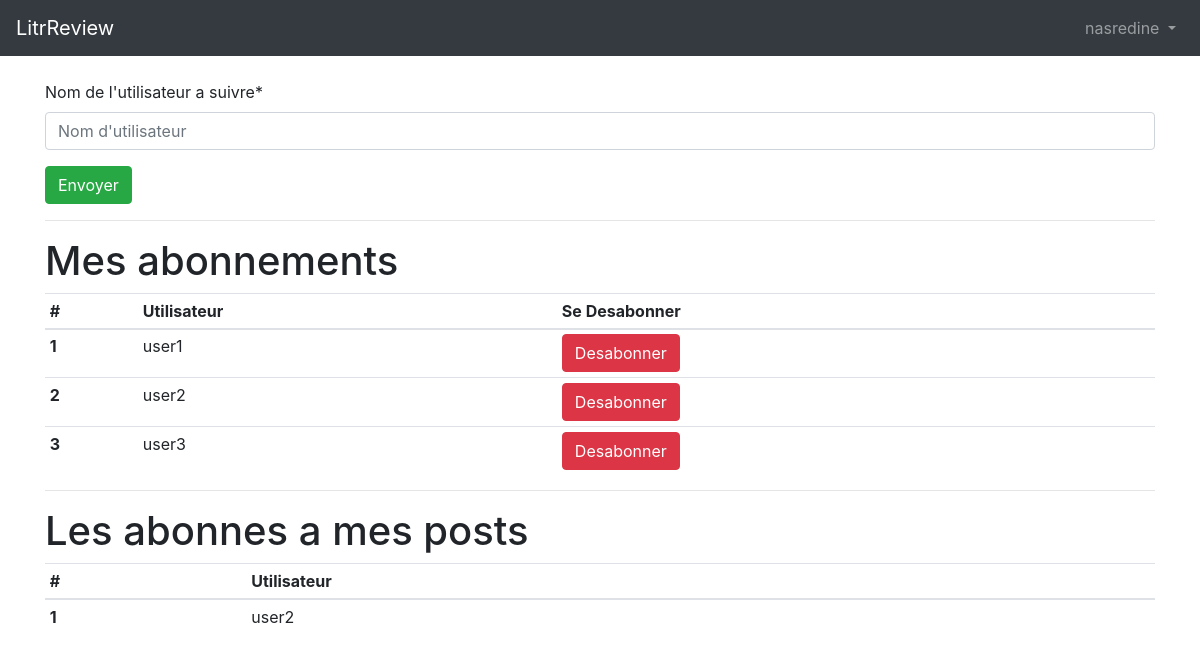
/users/follow (signed in), run on an earlier commit of the app's database.
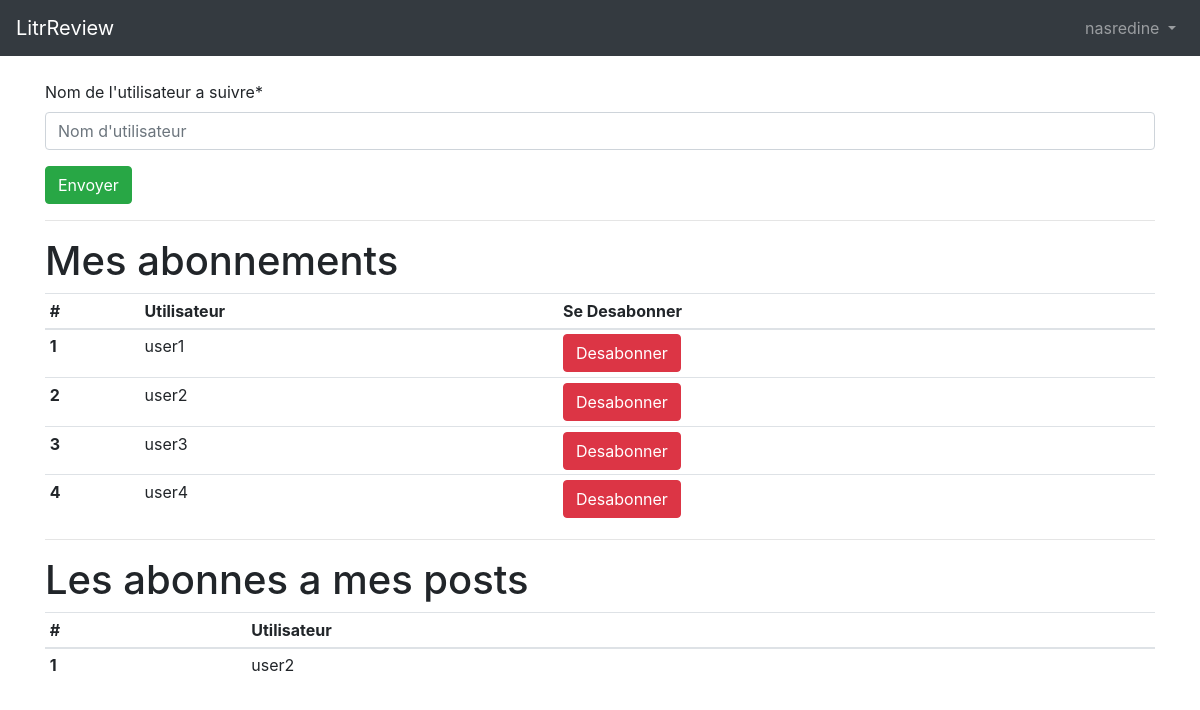
And on a later commit of the database.
### users/models.py (models this page shows, shortened)
class CustomUser(AbstractUser):
    age = models.PositiveIntegerField(null=True, blank=True)

class UserFollows(models.Model):
    user = models.ForeignKey(
        get_user_model(),
        on_delete=models.CASCADE,
        related_name='following')
    followed_user = models.ForeignKey(
        get_user_model(),
        on_delete=models.CASCADE,
        related_name='followed_by')
    class Meta:
        unique_together = ['user', 'followed_user']

### users/views.py (the view, shortened to what this page needs)
# urls.py: path('follow', FollowCreateView.as_view(), name='follow'),
class FollowCreateView(LoginRequiredMixin, FormView):
    model = UserFollows
    login_url = 'login'
    context = {}
    form_class = FollowerForm
    template_name = "follow_user_list.html"
    success_url = reverse_lazy('follow')
    def get_context_data(self, **kwargs):
        self.context = super().get_context_data(**kwargs)
        self.context['username'] = CustomUser.objects.all()
        self.context['follow_user'] = self.model.objects.filter(
            user=self.request.user)
        self.context['followed_by'] = self.model.objects.filter(
            followed_user=self.request.user)
        return self.context

### users/forms.py
class FollowerForm(forms.Form):
    follower = forms.CharField(max_length=200, label="Nom de l'utilisateur a suivre", widget=forms.TextInput(
        attrs={'placeholder': "Nom d'utilisateur"}))

### templates/follow_user_list.html (shortened to what this page needs)
{% extends 'base.html' %}
{% load crispy_forms_tags %}
{% block content %}
<form method="post" novalidate>
    {{ form.follower|as_crispy_field }}
    <button type="submit" class="btn btn-success">Envoyer</button>
</form>
<hr>
<h1>Mes abonnements</h1>
<div>
    <table class="table table-sm">
        <thead>
            <tr>
                <th scope="col">#</th>
                <th scope="col">Utilisateur</th>
                <th scope="col">Se Desabonner</th>
            </tr>
        </thead>
        <tbody>
            {% for follow in follow_user %}
            <tr>
                <th scope="row">{{ forloop.counter }}</th>
                <td>{{ follow.followed_user }}</td>
                <td><a class="btn btn-danger stretched-link" href="{% url 'follow_delete' follow.id %}"
                        role="button">Desabonner</a></td>
            </tr>
            {% endfor %}
        </tbody>
    </table>
</div>
<hr>
<h1>Les abonnes a mes posts</h1>
<div>
    <table class="table table-sm">
        <thead>
            <tr>
                <th scope="col">#</th>
                <th scope="col">Utilisateur</th>
            </tr>
        </thead>
        <tbody>
            {% for follower in followed_by %}
            <tr>
                <th scope="row">{{ forloop.counter }}</th>
                <td>{{ follower.user }}</td>
            </tr>
            {% endfor %}
        </tbody>
    </table>
</div>
{% endblock content %}

### templates/base.html (shortened to what this page needs)
<!DOCTYPE html>
<html>
<head>
    <link rel="stylesheet" href="https://stackpath.bootstrapcdn.com/bootstrap/4.1.3/css/bootstrap.min.css"
>
</head>
<body>
    <nav class="navbar navbar-expand-md navbar-dark bg-dark mb-4">
        <a class="navbar-brand" href="{% url 'home' %}">LitrReview</a>
        <div class="collapse navbar-collapse" id="navbarCollapse">
            {% if user.is_authenticated %}
            <ul class="navbar-nav ml-auto">
                <li class="nav-item">
                    <a href="#" class="nav-link dropdown-toggle drop" id="userMenu" data-toggle="dropdown"
                        aria-haspopup="true" aria-expanded="false">
                        {{ user.username }}
                    </a>
                </li>
            </ul>
            {% else %}
            <form class="form-inline ml-auto">
                <a href="{% url 'login' %}" class="btn btn-outline-secondary">Connexion</a>
                <a href="{% url 'signup' %}" class="btn btn-primary ml-2">S'inscrire</a>
            </form>
            {% endif %}
        </div>
    </nav>
    <div class="container">
        {% block content %}
        {% endblock content %}
    </div>
</body>
</html>

What changed in the data, as far as the page shows it:
added UserFollows: followed_user "user4", shown under "Mes abonnements"
